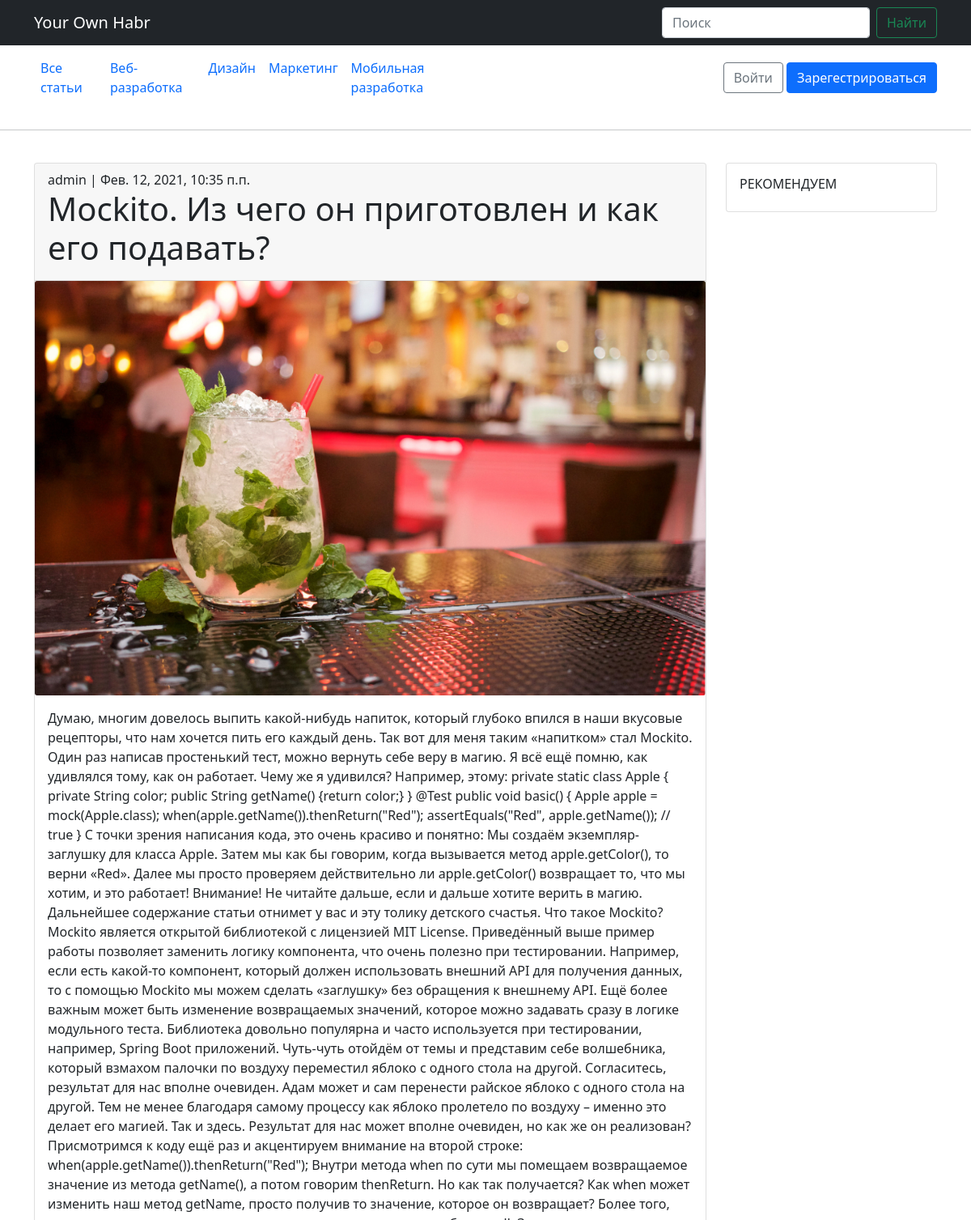
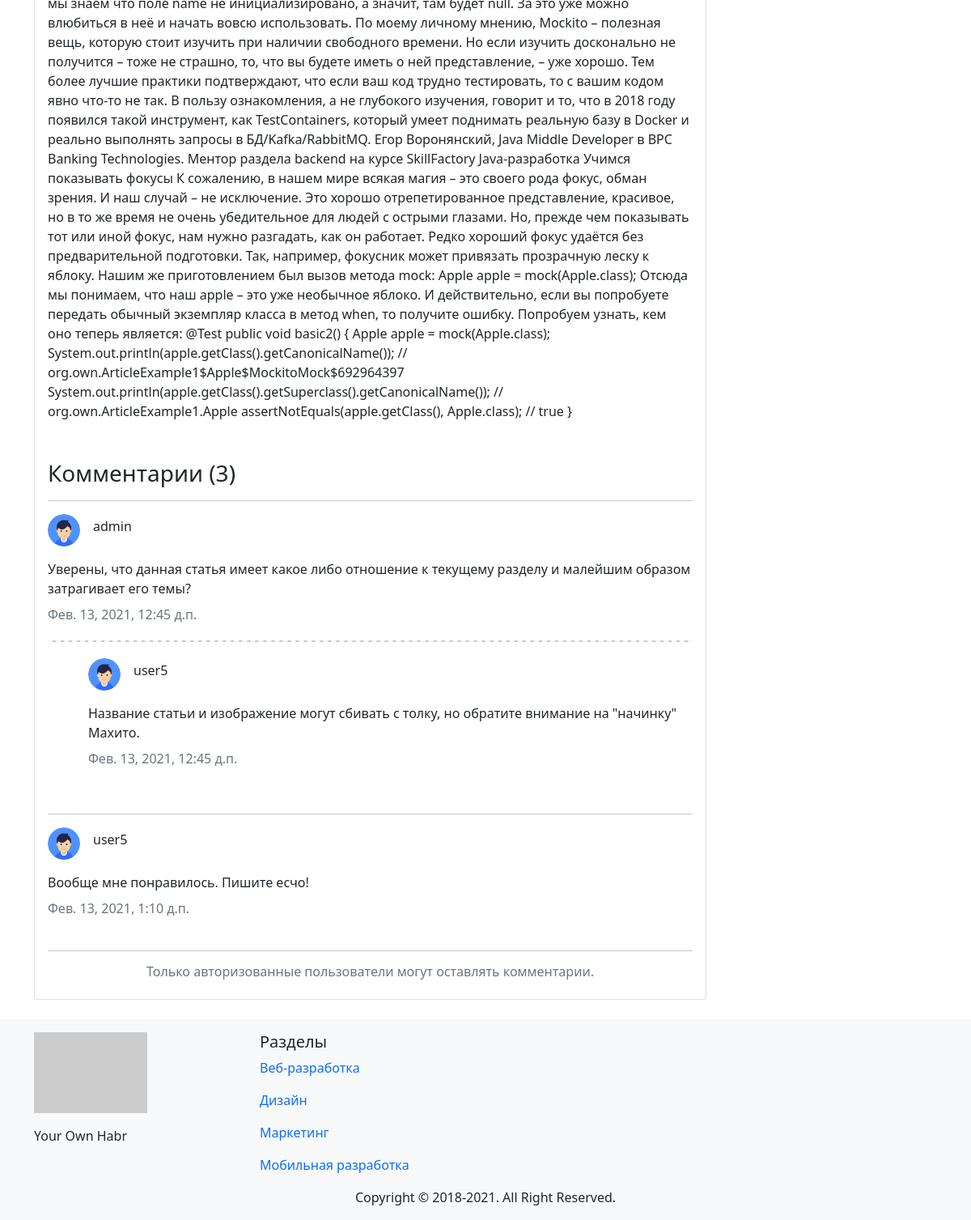
The page /article/mockito-iz-chego-on-prigotovlen-i-kak-ego-podavat/ on the database its author committed (2 pictures, top to bottom).
### mainapp/models.py (models this page shows, shortened)
class Category(models.Model):
    title = models.CharField(verbose_name='Название категории', max_length=50, unique=True)
    description = models.CharField(verbose_name='Описание категории', max_length=255, blank=True)
    slug = models.SlugField(null=False, unique=True)
    is_active = models.BooleanField(verbose_name='Категория активна', default=True)
    created_at = models.DateTimeField(verbose_name='Дата создания', auto_now=True)
    class Meta:
        verbose_name = 'Категория'
        verbose_name_plural = 'Категории'
    def get_absolute_url(self):
        return reverse('category_articles', kwargs={'slug': self.slug})

class Article(models.Model):
    ARTICLE_STATUS = [
        ('published', 'Опубликована'),
        ('draft', 'Черновик'),
        ('hidden', 'Скрыта'),
    ]
    user = models.ForeignKey(HabrUser, on_delete=models.CASCADE)
    category = models.ForeignKey(Category, on_delete=models.CASCADE)
    title = models.CharField(verbose_name='Название статьи', max_length=255, unique=True)
    body = models.TextField(verbose_name='Содержимое статьи')
    image = models.ImageField(upload_to='article_image', blank=True)
    status = models.CharField(verbose_name='Статус статьи', max_length=50, choices=ARTICLE_STATUS)
    slug = models.SlugField(null=False, unique=True)
    is_banned = models.BooleanField(verbose_name='Заблокировать статью', default=False)
    created_at = models.DateTimeField(verbose_name='Дата создания', auto_now_add=True)
    updated_at = models.DateTimeField(verbose_name='Дата обновления', auto_now=True)
    class Meta:
        verbose_name = 'Статья'
        verbose_name_plural = 'Статьи'

class Comment(models.Model):
    body = models.TextField(verbose_name='Текст комментария')
    user = models.ForeignKey(HabrUser, on_delete=models.CASCADE)
    article = models.ForeignKey(Article, on_delete=models.CASCADE)
    created_at = models.DateTimeField(verbose_name='Дата создания', auto_now_add=True)
    is_active = models.BooleanField(verbose_name='Комментарий активен', default=True)
    parent = models.ForeignKey('self', on_delete=models.CASCADE, null=True, blank=True)
    class Meta:
        verbose_name = 'Комментарий'
        verbose_name_plural = 'Комментарии'

### authapp/models.py (models this page shows)
class HabrUser(AbstractUser):
    email = models.EmailField(verbose_name='Электронная почта', unique=True, blank=False)
    avatar = models.ImageField(upload_to='users_avatars', blank=True)
    age = models.PositiveIntegerField(verbose_name='Возраст', default=18)
    bio = models.TextField(verbose_name='"О себе"', blank=True)
    updated_at = models.DateTimeField(auto_now=True)
    class Meta:
        verbose_name = 'Пользователь'
        verbose_name_plural = 'Пользователи'

### mainapp/views.py (the view)
# urls.py: path('article/<slug:slug>/', ArticleDetailView.as_view(), name='detail_article'),
class ArticleDetailView(DetailView):
    model = Article
    template_name = 'mainapp/article_detail.html'
    context_object_name = 'article'
    def get_context_data(self, **kwargs):
        context = super().get_context_data(**kwargs)
        context['categories_list'] = Category.objects.all()
        return context

### templates/mainapp/article_detail.html (shortened to what this page needs)
{% extends 'base.html' %}
{% load static %}
{% block content %}
    <main class="main pt-4">
        <div class="container">
            <div class="row">
                <div class="col-md-9">
                    <article class="card mb-4">
                        <header class="card-header">
                            <div class="card-meta">
                                <span>{{ article.user }}</span> |
                                <span>{{ article.created_at }}</span>
                            </div>
                            <h1 class="card-title">{{ article.title }}</h1>
                        </header>
                        <img class="card-img" src="/media/{{ article.image }}" alt=""/>
                        <div class="card-body">
                            {{ article.body }}
                            <h3 class="mt-5">
                                Комментарии (<span class="comments-count">{{ article.comment_set.all.count }}</span>)
                            </h3>
                            {% for comment in article.comment_set.all %}
                                {% if not comment.parent_id %}
                                    <hr/>
                                    <div class="article-info d-flex align-items-center">
                                        <img src="/media/{{ comment.user.avatar|default:'users_avatars/default.png' }}"
                                             alt="author-avatar" class="mr-3 rounded-circle author-avatar">
                                        <h6 class="h6 author-name mx-3">{{ comment.user.username }}</h6>
                                    </div>
                                    <div class="media mb-3">
                                        <div class="media-body body-comment-{{ comment.id }}">
                                            <p class="mt-3 mb-2">{{ comment.body }}</p>
                                            <time class="timeago text-muted">{{ comment.created_at }}</time>
                                            {% for reply in comment.comment_set.all %}
                                                <hr class="hr-dashed">
                                                <div class="media mb-3 left-indent" id="comment-{{ reply.id }}">
                                                    <div class="article-info d-flex align-items-center"
                                                         id="comment-{{ reply.id }}">
                                                        <img src="/media/{{ comment.user.avatar|default:'users_avatars/default.png' }}"
                                                             alt="author-avatar"
                                                             class="mr-3 rounded-circle author-avatar">
                                                        <h6 class="h6 author-name mx-3">{{ reply.user.username }}</h6>
                                                    </div>
                                                    <div class="media-body body-comment-{{ reply.id }}">
                                                        <p class="mt-3 mb-2">{{ reply.body }}</p>
                                                        <time class="timeago text-muted">{{ comment.created_at }}</time>
                                                    </div>
                                                </div>
                                            {% endfor %}
                                        </div>
                                        <br>
                                    </div>
                                {% endif %}
                            {% endfor %}
                            <hr>
                            {% if user.is_authenticated %}
                                <form action="{% url 'create_comment' article.id %}" method="POST">
                                    {% csrf_token %}
                                    <div class="mt-5">
                                        <h5>Написать комментарий</h5>
                                        <textarea class="form-control mt-3" rows="3" name="body"
                                                  placeholder="Введите комментарий..."></textarea>
                                        <button type="submit" class="mt-3 btn btn-success btn-block px-5">
                                            Отправить
                                        </button>
                                    </div>
                                </form>
                            {% else %}
                                <h6 class="text-center text-secondary">Только авторизованные пользователи могут
                                    оставлять комментарии.</h6>
                            {% endif %}
                        </div>
                    </article>
                </div>
                <div class="col-md-3 ml-auto">
                    <aside class="sidebar sidebar-sticky">
                        <div class="card mb-4">
                            <div class="card-body">
                                <h6 class="card-title">РЕКОМЕНДУЕМ</h6>
                            </div>
                        </div>
                    </aside>
                </div>
            </div>
        </div>
    </main>
{% endblock %}

### templates/base.html (shortened to what this page needs)
{% load static %}
<!DOCTYPE html>
<html lang="en">
<head>
    {% block css %}
        <link href=" https://cdn.jsdelivr.net/npm/bootstrap@5.0.0-beta1/dist/css/bootstrap.min.css"
              rel="stylesheet"
>
    {% endblock %}
</head>
<body>
{% block header %}
    <header>
        <nav class="navbar navbar-expand-lg navbar-dark bg-dark" aria-label="Eighth navbar">
            <div class="container">
                <a class="navbar-brand" href="{% url 'list_articles' %}">Your Own Habr</a>
                <form class="d-flex">
                    <input class="form-control me-2" type="search" placeholder="Поиск" aria-label="Search">
                    <button class="btn btn-outline-success" type="submit">Найти</button>
                </form>
            </div>
        </nav>
        <nav class="container d-flex navbar navbar-expand-md mb-4">
            <div class="collapse navbar-collapse" id="navbarSupportedContent">
                <ul class="navbar-nav me-auto mb-2 mb-lg-0">
                    <li class="nav-item">
                        <a class="nav-link" aria-current="page" href="{% url 'list_articles' %}">Все статьи</a>
                    </li>
                    {% for category in categories_list %}
                        <li class="nav-item">
                            <a class="nav-link" href="{{ category.get_absolute_url }}">{{ category.title }}</a>
                        </li>
                    {% endfor %}
                </ul>
            </div>
            <div class="collapse navbar-collapse d-flex justify-content-end" id="navbarCollapse">
                {% if user.is_authenticated %}
                    <ul class="navbar-nav ml-auto">
                        <li class="nav-item dropdown">
                            <a class="nav-link dropdown-toggle" href="#" id="userMenu" role="button"
                               data-bs-toggle="dropdown" aria-expanded="false">
                                {{ user.username }}
                            </a>
                            <ul class="dropdown-menu" aria-labelledby="navbarDropdown">
                                <li><a class="dropdown-item" href="{% url 'user_statistic' %}">Личный кабинет</a></li>
                                {% if user.is_superuser %}
                                    <li><a class="dropdown-item" href="/admin/">
                                        Панель администратора</a></li>
                                {% endif %}
                                <li>
                                    <hr class="dropdown-divider">
                                </li>
                                <li><a class="dropdown-item" href="{% url 'logout' %}">Выйти</a>
                                </li>
                            </ul>
                        </li>
                    </ul>
                {% else %}
                    <form class="form-inline ml-auto">
                        <a href="{% url 'login' %}" class="btn btn-outline-secondary">Войти</a>
                        <a href="{% url 'user_register' %}" class="btn btn-primary ml-2">Зарегестрироваться</a>
                    </form>
                {% endif %}
            </div>
        </nav>
    </header>
    <hr>
{% endblock %}
{% block content %}{% endblock %}
{% block footer %}
    <footer class="footer mt-auto py-3 bg-light">
        <div class="container d-flex">
            <div class="w-25">
                <p><img src="https://via.placeholder.com/140x100" alt="logotype"></p>
                <p>Your Own Habr</p>
            </div>
            <div class="w-25">
                <p class="h5">Разделы</p>
                {% for category in categories_list %}
                    <p><a href="{{ category.get_absolute_url }}" class="text-decoration-none">{{ category.title }}</a>
                    </p>
                {% endfor %}
            </div>
        </div>
        <div class="text-center">
            Copyright © 2018-{% now 'Y' %}. All Right Reserved.
        </div>
    </footer>
{% endblock %}
<link rel="stylesheet" href="{% static 'css/style.css' %}">
</body>
</html>

### static/css/style.css (style rules this page uses)
.author-avatar { max-width: 5vh; max-height: 5vh; }
.left-indent { padding-left: 50px; }
.hr-dashed { margin: 20px 0; padding: 0; height: 0; border: none; border-top: 2px dashed #ddd; }

### rows shown on the page
Category: title "Веб-разработка"
Category: title "Дизайн"
Category: title "Маркетинг"
Category: title "Мобильная разработка"
Article: user "admin", created_at "Фев. 12, 2021, 10:35 п.п.", title "Mockito. Из чего он приготовлен и как его подавать?", image (picture), body "Думаю, многим довелось выпить какой-нибудь напиток, который глубоко впился в наши вкусовые рецепторы, что нам хочется пить его каждый день. Так вот для меня таким «напитком» стал Mockito. Один раз написав простенький тест, можно вернуть себе веру в магию. Я всё ещё помню, как удивлялся тому, как он работает. Чему же я удивился? Например, этому: private static class Apple { private String color; public String getName() {return color;} } @Test public void basic() { Apple apple = mock(Apple.class); when(apple.getName()).thenReturn(\"Red\"); assertEquals(\"Red\", apple.getName()); // true } С точки зрения написания кода, это очень красиво и понятно: Мы создаём экземпляр-заглушку для класса Apple.…", comment_set.all.count "3"
Comment: user.username "admin", body "Уверены, что данная статья имеет какое либо отношение к текущему разделу и малейшим образом затрагивает его темы?", created_at "Фев. 13, 2021, 12:45 д.п."
Comment: user.username "user5", body "Название статьи и изображение могут сбивать с толку, но обратите внимание на \"начинку\" Махито."
Comment: user.username "user5", body "Вообще мне понравилось. Пишите есчо!", created_at "Фев. 13, 2021, 1:10 д.п."
